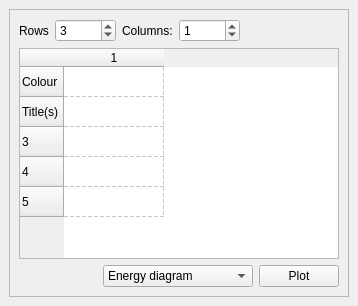
<?xml version="1.0" encoding="UTF-8"?>
<ui version="4.0">
 <class>AnyPlotter</class>
 <widget class="QMainWindow" name="AnyPlotter">
  <property name="geometry">
   <rect>
    <x>0</x>
    <y>0</y>
    <width>358</width>
    <height>306</height>
   </rect>
  </property>
  <property name="windowTitle">
   <string>MainWindow</string>
  </property>
  <property name="styleSheet">
   <string notr="true"/>
  </property>
  <widget class="QWidget" name="centralwidget">
   <layout class="QVBoxLayout" name="verticalLayout">
    <item>
     <widget class="QFrame" name="frame">
      <property name="frameShape">
       <enum>QFrame::StyledPanel</enum>
      </property>
      <property name="frameShadow">
       <enum>QFrame::Raised</enum>
      </property>
      <layout class="QVBoxLayout" name="verticalLayout_2">
       <item>
        <layout class="QGridLayout" name="gridLayout_3">
         <item row="0" column="0">
          <layout class="QGridLayout" name="gridLayout_2">
           <item row="0" column="0">
            <widget class="QLabel" name="label_3">
             <property name="text">
              <string>Rows</string>
             </property>
            </widget>
           </item>
           <item row="0" column="1">
            <widget class="QSpinBox" name="spinBox_rows">
             <property name="maximum">
              <number>99999</number>
             </property>
             <property name="value">
              <number>3</number>
             </property>
            </widget>
           </item>
           <item row="0" column="2">
            <widget class="QLabel" name="label_2">
             <property name="text">
              <string>Columns:</string>
             </property>
            </widget>
           </item>
           <item row="0" column="3">
            <widget class="QSpinBox" name="spinBox_columns">
             <property name="maximum">
              <number>99999</number>
             </property>
             <property name="value">
              <number>1</number>
             </property>
            </widget>
           </item>
           <item row="0" column="4">
            <spacer name="horizontalSpacer">
             <property name="orientation">
              <enum>Qt::Horizontal</enum>
             </property>
             <property name="sizeHint" stdset="0">
              <size>
               <width>40</width>
               <height>20</height>
              </size>
             </property>
            </spacer>
           </item>
          </layout>
         </item>
         <item row="1" column="0">
          <widget class="QTableWidget" name="tableWidget">
           <property name="styleSheet">
            <string notr="true"/>
           </property>
           <property name="sizeAdjustPolicy">
            <enum>QAbstractScrollArea::AdjustIgnored</enum>
           </property>
           <property name="showGrid">
            <bool>true</bool>
           </property>
           <property name="gridStyle">
            <enum>Qt::DashLine</enum>
           </property>
           <property name="cornerButtonEnabled">
            <bool>false</bool>
           </property>
           <property name="rowCount">
            <number>5</number>
           </property>
           <property name="columnCount">
            <number>1</number>
           </property>
           <attribute name="horizontalHeaderVisible">
            <bool>true</bool>
           </attribute>
           <attribute name="horizontalHeaderCascadingSectionResizes">
            <bool>false</bool>
           </attribute>
           <attribute name="verticalHeaderVisible">
            <bool>true</bool>
           </attribute>
           <attribute name="verticalHeaderCascadingSectionResizes">
            <bool>false</bool>
           </attribute>
           <attribute name="verticalHeaderDefaultSectionSize">
            <number>30</number>
           </attribute>
           <attribute name="verticalHeaderMinimumSectionSize">
            <number>21</number>
           </attribute>
           <row>
            <property name="text">
             <string>Colour</string>
            </property>
           </row>
           <row>
            <property name="text">
             <string>Title(s)</string>
            </property>
           </row>
           <row/>
           <row/>
           <row/>
           <column/>
          </widget>
         </item>
         <item row="2" column="0">
          <layout class="QGridLayout" name="gridLayout">
           <item row="0" column="0">
            <spacer name="horizontalSpacer_2">
             <property name="orientation">
              <enum>Qt::Horizontal</enum>
             </property>
             <property name="sizeHint" stdset="0">
              <size>
               <width>40</width>
               <height>20</height>
              </size>
             </property>
            </spacer>
           </item>
           <item row="0" column="1">
            <widget class="QComboBox" name="plot_type">
             <property name="minimumSize">
              <size>
               <width>150</width>
               <height>0</height>
              </size>
             </property>
             <item>
              <property name="text">
               <string>Energy diagram</string>
              </property>
             </item>
             <item>
              <property name="text">
               <string>Line</string>
              </property>
             </item>
            </widget>
           </item>
           <item row="0" column="2">
            <widget class="QPushButton" name="button_plot">
             <property name="text">
              <string>Plot</string>
             </property>
            </widget>
           </item>
          </layout>
         </item>
        </layout>
       </item>
      </layout>
     </widget>
    </item>
   </layout>
  </widget>
 </widget>
 <resources/>
 <connections/>
</ui>
